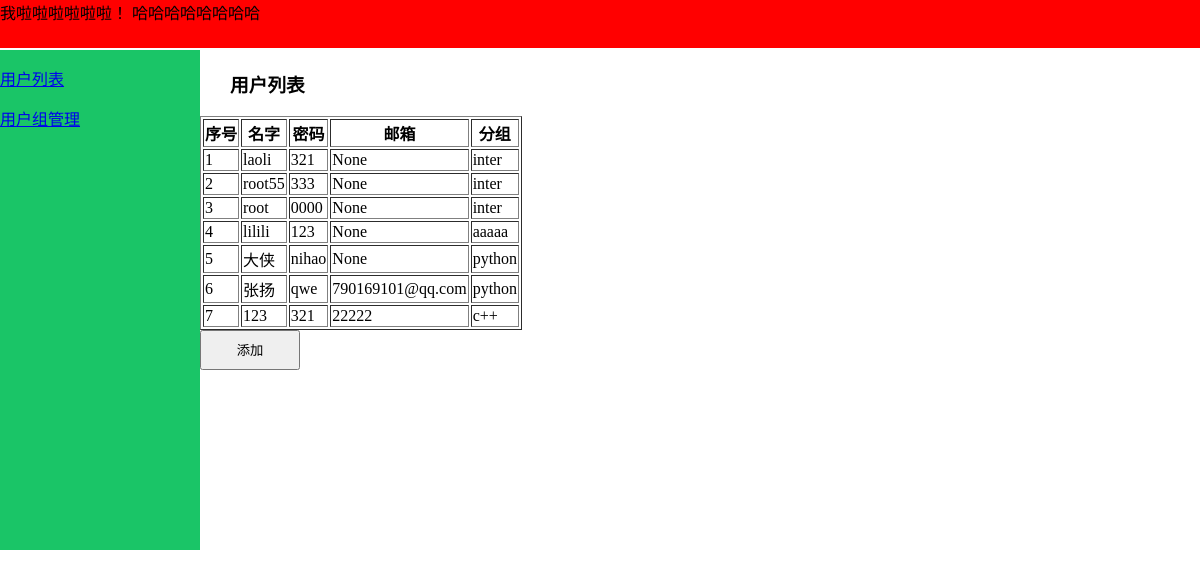
The page /cmdb/host/ on the database its author committed.
### cmdb/models.py (models this page shows)
class Userinfo(models.Model):
    username = models.CharField(max_length=32)
    password = models.CharField(max_length=64)
    email = models.EmailField(max_length=64,null=True)
    creattime = models.DateTimeField(auto_now=True,null=True)
    usergroup = models.ForeignKey('Group',default=1, on_delete=models.CASCADE)
    books = models.ManyToManyField('Book')

class Group(models.Model):
    uid = models.IntegerField(auto_created=True ,primary_key=True)
    classfiy = models.CharField(max_length=32,unique=True)
    caption = models.CharField(max_length=32,null=True)
    ctime = models.DateTimeField(auto_now=True,null=True)

### cmdb/views.py (the view, shortened to what this page needs)
# urls.py: path(r'host/',views.host),
def host(request):
    obj = models.Userinfo.objects.all()
    gbj = models.Group.objects.all()
    return render(request, 'host.html', {'obj': obj,'gbj':gbj})

### templates/host.html (shortened to what this page needs)
<!DOCTYPE html>
<html lang="en">
<head>
</head>
<body>
    <div class='pg_header'>
        我啦啦啦啦啦啦！ 哈哈哈哈哈哈哈哈
    </div>
    <div class='pg_body'>
        <div class='pg_left'>
            <p><a href='/cmdb/state'>用户列表</a></p>
            <p><a href='/cmdb/group'>用户组管理</a></p>
        </div>
        <div class='pg_right'>
            <p style='margin-left: 30px;font-size: 20px'>
                <h3 style='margin-left: 30px;'>用户列表</h3>
            </p>
            <table border='1'>
                <thead>
                    <th>序号</th>
                    <th>名字</th>
                    <th>密码</th>
                    <th>邮箱</th>
                    <th>分组</th>
                </thead>
                <tbody>
                    {% for user in obj %}
                        <tr>
                            <td>{{ forloop.counter }}</td>
                            <td>{{ user.username }}</td>
                            <td>{{ user.password }}</td>
                            <td>{{ user.email }}</td>
                            <td>{{ user.usergroup.classfiy }}</td>
                        </tr>
                    {% endfor %}
                </tbody>
            </table>
            <input id='t1' type='button' value='添加' style='height: 40px;width: 100px;'>
        </div>
    </div>
</body>
</html>

### templates/host.html (style rules this page uses)
body { margin: 0; }
.pg_header { height: 48px; position: fixed; background-color: red; left: 0; right: 0; top: 0; }
.pg_body { margin-top: 50px; }
.pg_left { float: left; width: 200px; height: 500px; background-color: #1AC567; }
.pg_right { float: left; width: 500px; }

### rows shown on the page
Userinfo: username "laoli", password "321", email "None", usergroup.classfiy "inter"
Userinfo: username "root55", password "333", email "None", usergroup.classfiy "inter"
Userinfo: username "root", password "0000", email "None", usergroup.classfiy "inter"
Userinfo: username "lilili", password "123", email "None", usergroup.classfiy "aaaaa"
Userinfo: username "大侠", password "nihao", email "None", usergroup.classfiy "python"
Userinfo: username "张扬", password "qwe", email "790169101@qq.com", usergroup.classfiy "python"
Userinfo: username "123", password "321", email "22222", usergroup.classfiy "c++"
